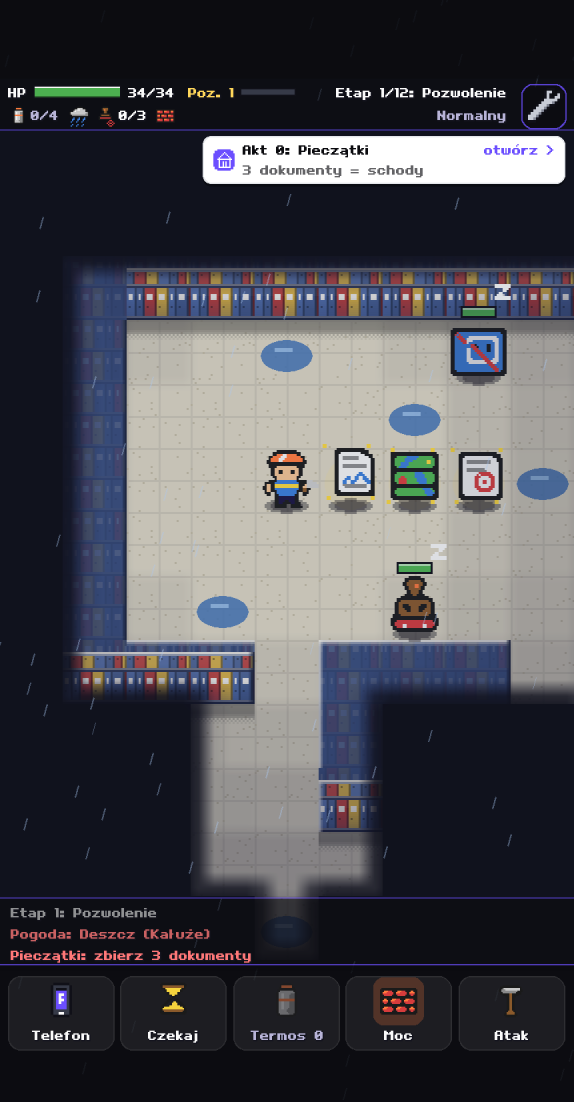
#> input picture Promo/v0.21.51/zrzuty/act0-stamps.png, 1720 x 3304 px, given in place of title.png, which was not available (shown at 1/3 size)
$ python make_store.py
#> lines starting #> are read from the running program, lines starting #| are printed output that depends on the picture; after the words box and inside, x2 and y2 are one past the last pixel; in counts of white or black regions, pixels touching at a corner belong together
from PIL import Image, ImageDraw, ImageFont, ImageFilter
V=(107,78,255); O=(255,122,61); INK=(20,18,40); W=(255,255,255)
AV='/System/Library/Fonts/Avenir Next.ttc'
F=lambda s,i: ImageFont.truetype(AV,s,index=i)
caps=[('title','Zbuduj dom','Roguelike, w którym walczysz z problemami budowy'),
 ('game','Każda budowa inna','Mgła, błoto, kałuże i ulewa'),
 ('boon-pick','Premia 1 z 3','po każdym etapie, z synergiami'),
 ('combo-shock','Mokry + prąd','kombinacje stanów i żywiołów'),
 ('boss','Bossowie aktów','unikaj zapowiedzi ciosu'),
 ('event-choices','Wydarzenia z wyborem','ryzyko albo pewny zysk'),
 ('between-win','Kierownik Marek pisze','po budowie: kup jednym stuknięciem i dalej'),
 ('act0-stamps','Najpierw papiery','Akt 0: pozwolenie i przyłącza')]
def make(folder,W_,H_,out):
#> called with folder = 'play', W_ = 1080, H_ = 1920, out = 'play_phone'
    import os; os.makedirs(out,exist_ok=True)
    for k,(sc,t,s) in enumerate(caps):
        c=Image.new('RGB',(W_,H_),V); d=ImageDraw.Draw(c)
#> after `c = Image.new('RGB', (W_, H_), V)`:
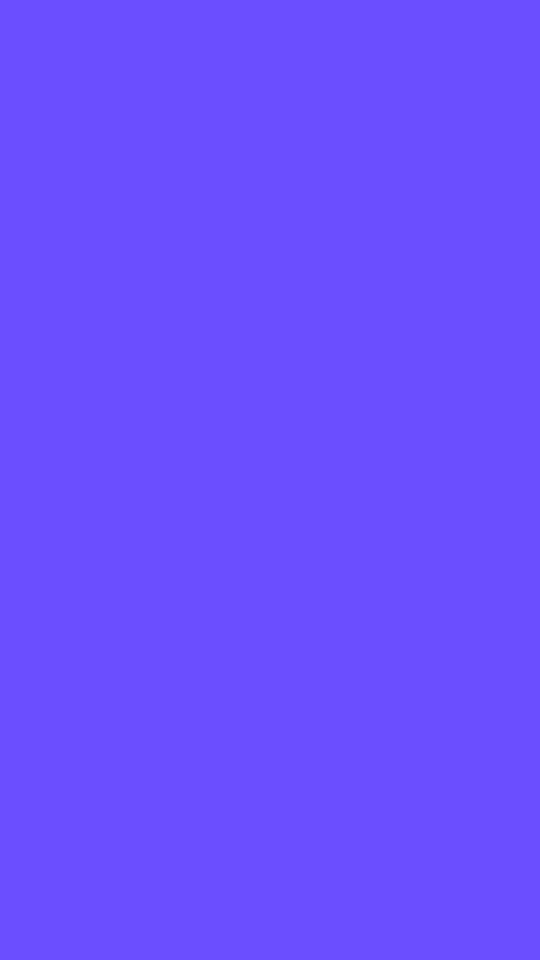
#> c: PIL image 1080x1920 RGB (shown at 1/2 size); mean R, G, B 107, 78, 255
        hb=int(H_*0.17)
        ft=F(int(W_*0.075),8); fs=F(int(W_*0.036),5)
        tw=d.textlength(t,font=ft); d.text(((W_-tw)/2,hb*0.22),t,font=ft,fill=W)
#> after `tw = d.textlength(t, font=ft)`: tw = 489.2
        tw=d.textlength(s,font=fs); d.text(((W_-tw)/2,hb*0.62),s,font=fs,fill=(230,225,255))
#> after `tw = d.textlength(s, font=fs)`: tw = 1000.8
        im=Image.open(f'raw/{folder}/{sc}.png').convert('RGB')
#> im is the input picture: PIL image 1720x3304 RGB; mean R, G, B 73, 73.1, 79.5
        sw=int(W_*0.86); sh=int(im.height*sw/im.width)
#> after `sh = int(im.height * sw / im.width)`: sh = 1782
        if hb+sh>H_-int(W_*0.04): sh=H_-hb-int(W_*0.04); sw=int(im.width*sh/im.height)
#> after `sw = int(im.width * sh / im.height)`: sw = 807
        im=im.resize((sw,sh),Image.LANCZOS)
#> im: PIL image 807x1551 RGB
        m=Image.new('L',(sw,sh),0); ImageDraw.Draw(m).rounded_rectangle([0,0,sw-1,sh-1],radius=int(W_*0.04),fill=255)
#> after `m = Image.new('L', (sw, sh), 0)`: m: PIL image 807x1551 L; every value is 0
#> after `ImageDraw.Draw(m).rounded_rectangle([0, 0, sw - 1, sh - 1], radius=int`:
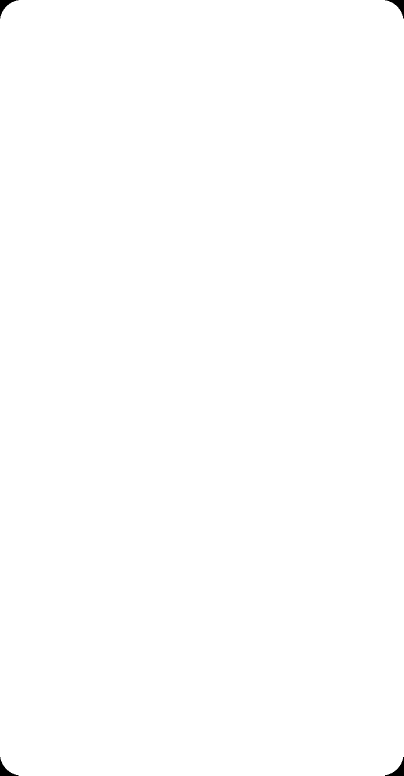
#> m: PIL image 807x1551 L (shown at 1/2 size); 99.9% white; 4 black regions, box (x1, y1, x2, y2) and area: (0, 0, 37, 37) 407, (770, 0, 807, 37) 407, (0, 1514, 37, 1551) 407, (770, 1514, 807, 1551) 407
        x=(W_-sw)//2; y=hb
#> after `x = (W_ - sw) // 2`: x = 136
        sh_=Image.new('RGBA',(W_,H_),(0,0,0,0)); ImageDraw.Draw(sh_).rounded_rectangle([x,y+12,x+sw,y+sh+12],radius=int(W_*0.04),fill=(30,10,80,120))
#> after `sh_ = Image.new('RGBA', (W_, H_), (0, 0, 0, 0))`: sh_: PIL image 1080x1920 RGBA; every value is 0
#> after `ImageDraw.Draw(sh_).rounded_rectangle([x, y + 12, x + sw, y + sh + 12]`:
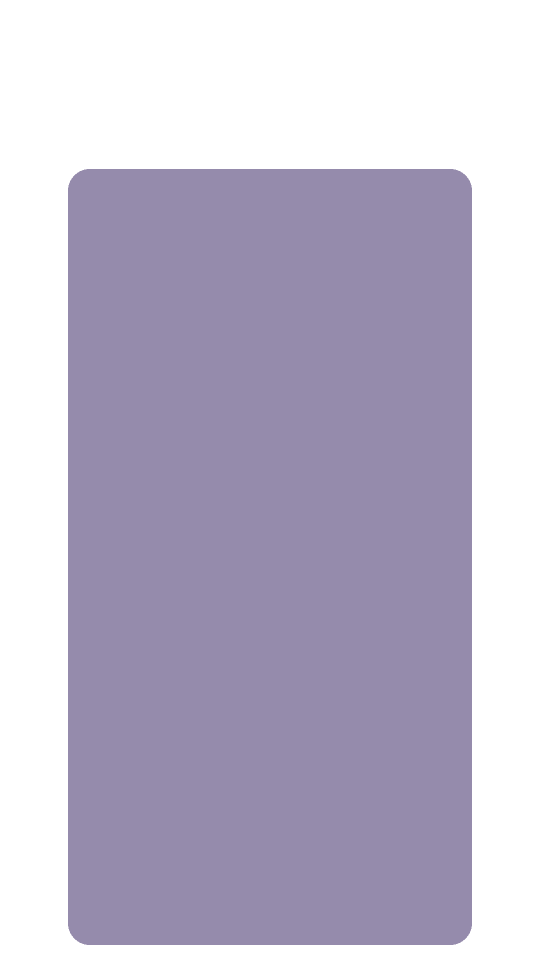
#> sh_: PIL image 1080x1920 RGBA (shown at 1/2 size); mean R, G, B, A 18.1, 6, 48.3, 72.5; transparent parts drawn white
        sh_=sh_.filter(ImageFilter.GaussianBlur(18)); c=Image.alpha_composite(c.convert('RGBA'),sh_).convert('RGB')
#> after `sh_ = sh_.filter(ImageFilter.GaussianBlur(18))`:
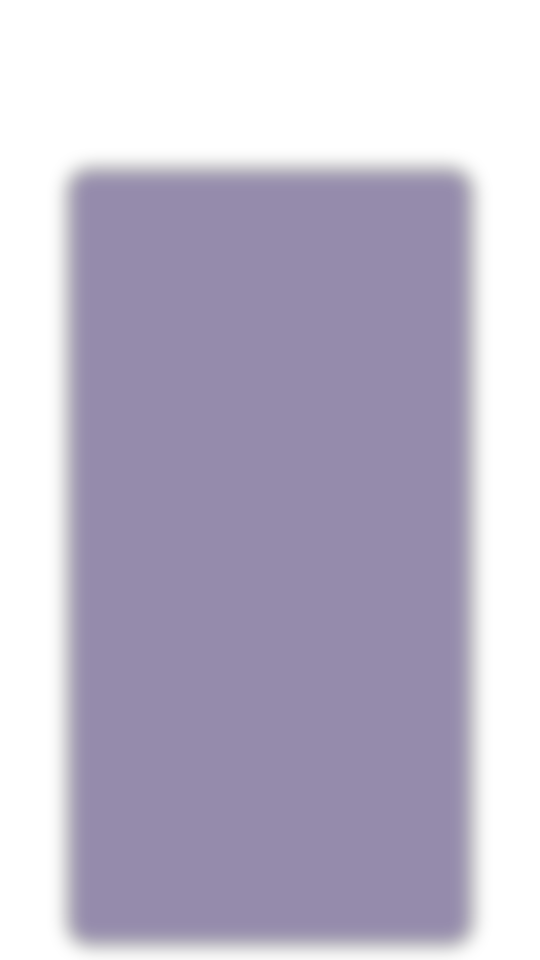
#> sh_: PIL image 1080x1920 RGBA (shown at 1/2 size); mean R, G, B, A 18.1, 6, 48.3, 72.5; transparent parts drawn white
#> after `c = Image.alpha_composite(c.convert('RGBA'), sh_).convert('RGB')`:
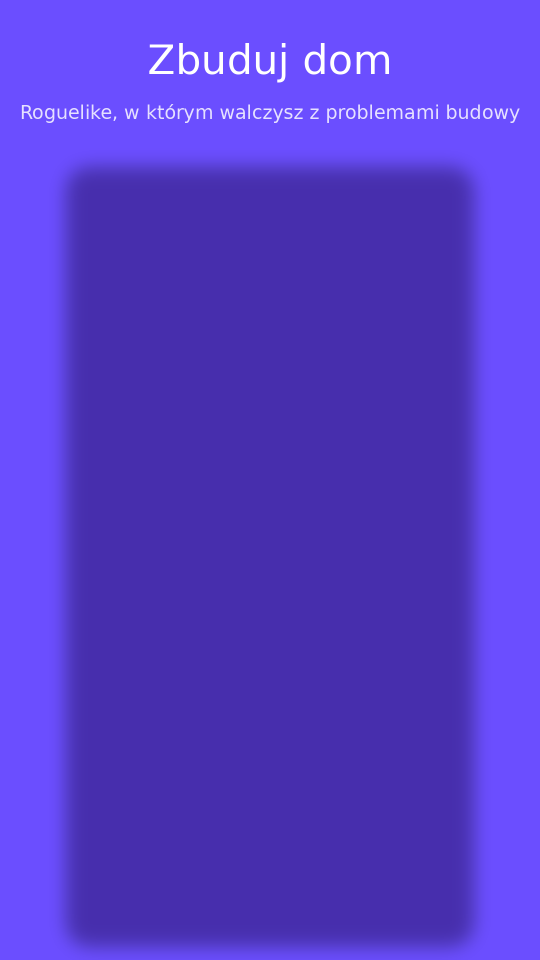
#> c: PIL image 1080x1920 RGB (shown at 1/2 size); mean R, G, B 86, 59.8, 204.6
        c.paste(im,(x,y),m)
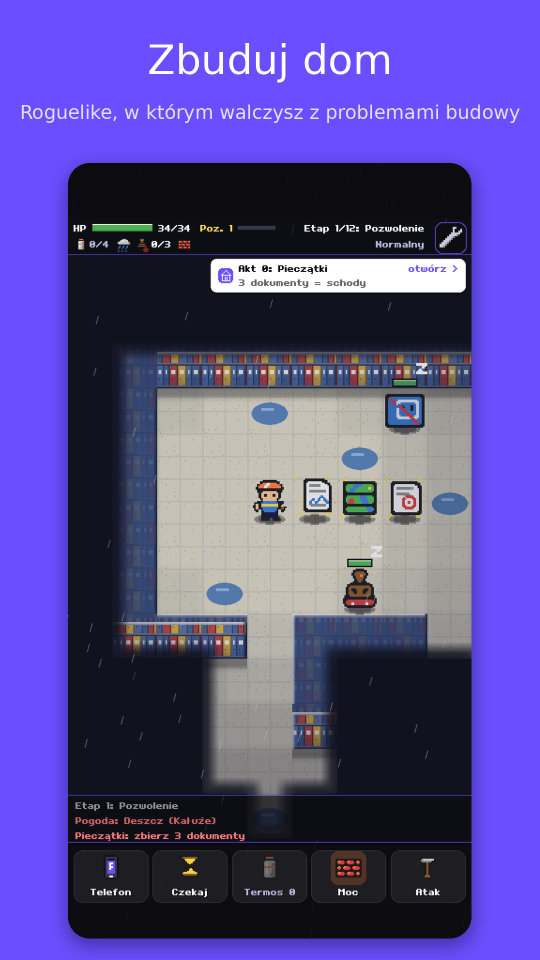
#> c: PIL image 1080x1920 RGB (shown at 1/2 size); mean R, G, B 86.8, 75.7, 147.3
        d=ImageDraw.Draw(c)
        for xx in range(-40,W_+40,46): d.polygon([(xx,H_),(xx+22,H_),(xx+22+18,H_-18),(xx+18,H_-18)],fill=O)
        c.save(f'{out}/{k+1:02d}_{sc}.png')
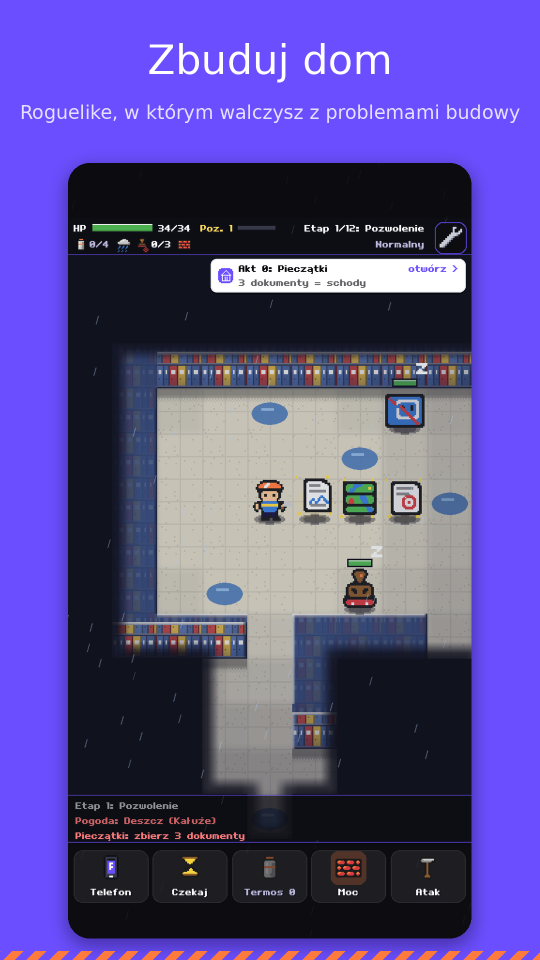
#> saved as 01_title.png: PIL image 1080x1920 RGB (shown at 1/2 size); mean R, G, B 87.5, 75.9, 146.5
#> pass 2 of the loop in make, `for k,(sc,t,s) in enumerate(caps):`:
#> in make, `tw = d.textlength(t, font=ft)`: tw = 790.9
#> in make, `tw = d.textlength(s, font=fs)`: tw = 505.5
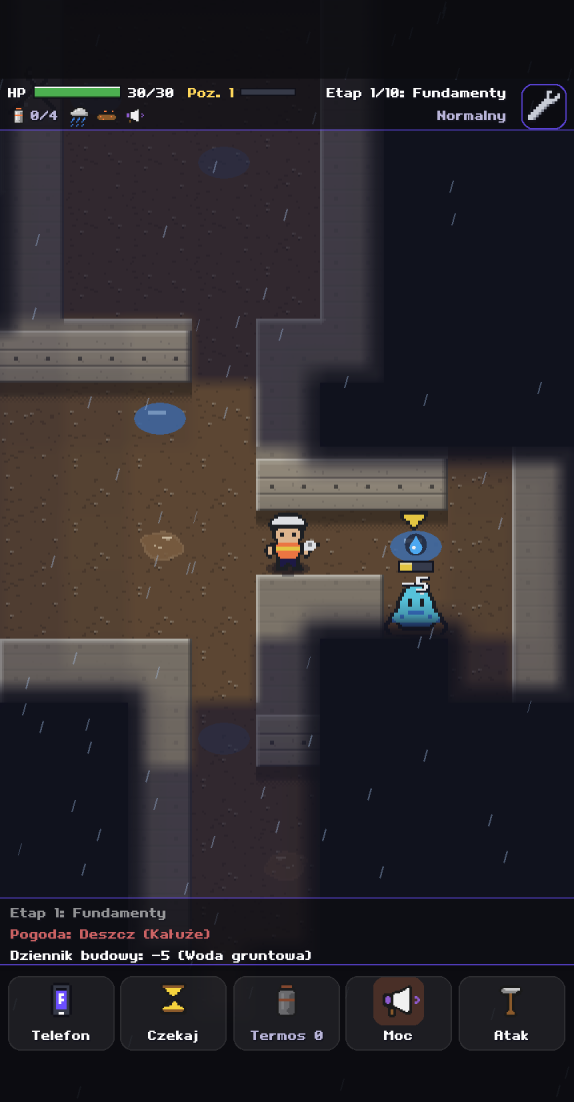
#> input picture Promo/v0.21.51/zrzuty/game.png, 1720 x 3304 px, found by its file name (shown at 1/3 size)
#> in make, im is the input picture: PIL image 1720x3304 RGB; mean R, G, B 45.3, 41.2, 45
#> im: PIL image 807x1551 RGB
#> in make, `c = Image.alpha_composite(c.convert('RGBA'), sh_).convert('RGB')`:
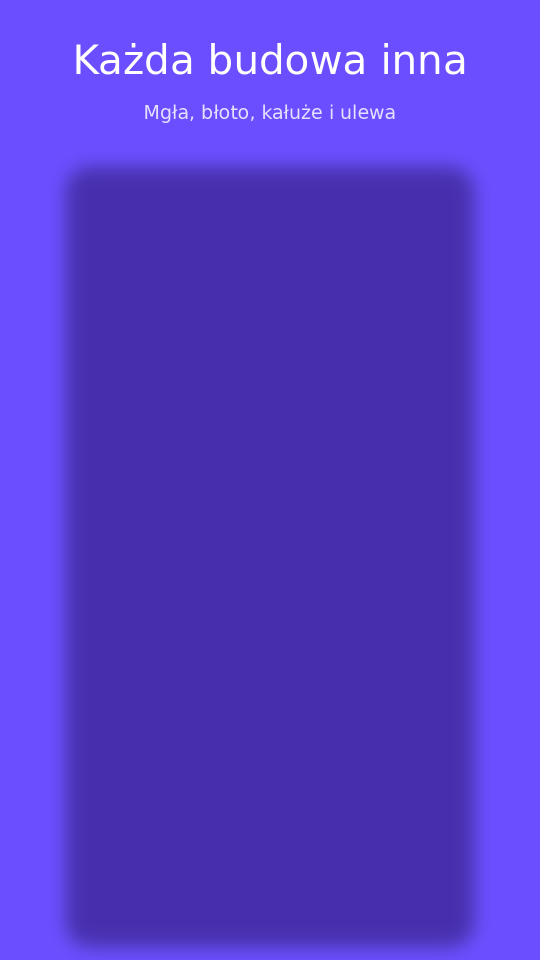
#> c: PIL image 1080x1920 RGB (shown at 1/2 size); mean R, G, B 86.1, 60, 204.6
#> in make, `c.save(f'{out}/{k+1:02d}_{sc}.png')`:
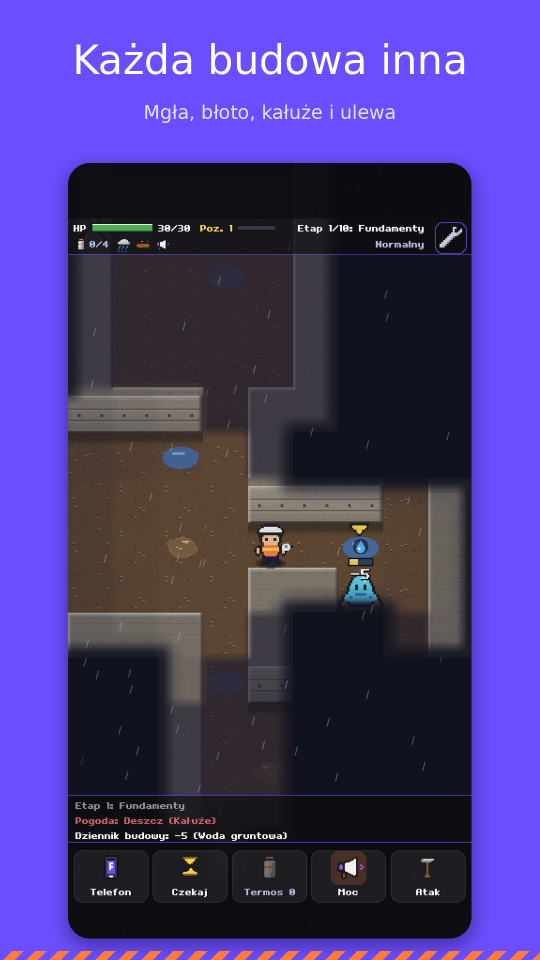
#> saved as 02_game.png: PIL image 1080x1920 RGB (shown at 1/2 size); mean R, G, B 70.9, 56.8, 125.6
#> pass 3 of the loop in make, `for k,(sc,t,s) in enumerate(caps):`:
#> in make, `tw = d.textlength(t, font=ft)`: tw = 502.6
#> in make, `tw = d.textlength(s, font=fs)`: tw = 605.8
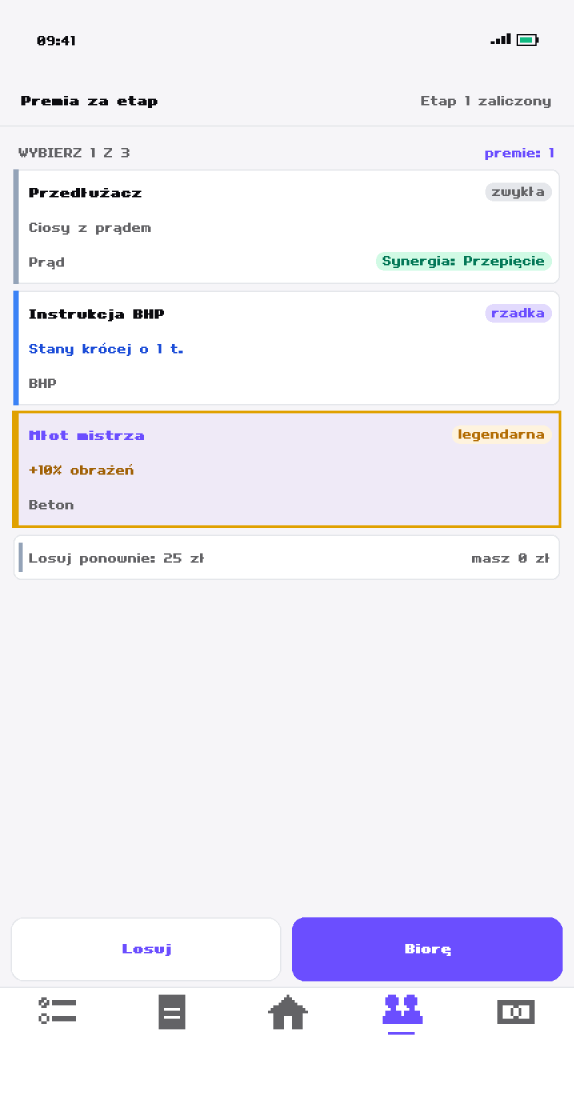
#> input picture Promo/v0.21.51/zrzuty/boon-pick.png, 1720 x 3304 px, found by its file name (shown at 1/3 size)
#> in make, im is the input picture: PIL image 1720x3304 RGB; mean R, G, B 240.8, 238.9, 246
#> im: PIL image 807x1551 RGB
#> in make, `c = Image.alpha_composite(c.convert('RGBA'), sh_).convert('RGB')`:
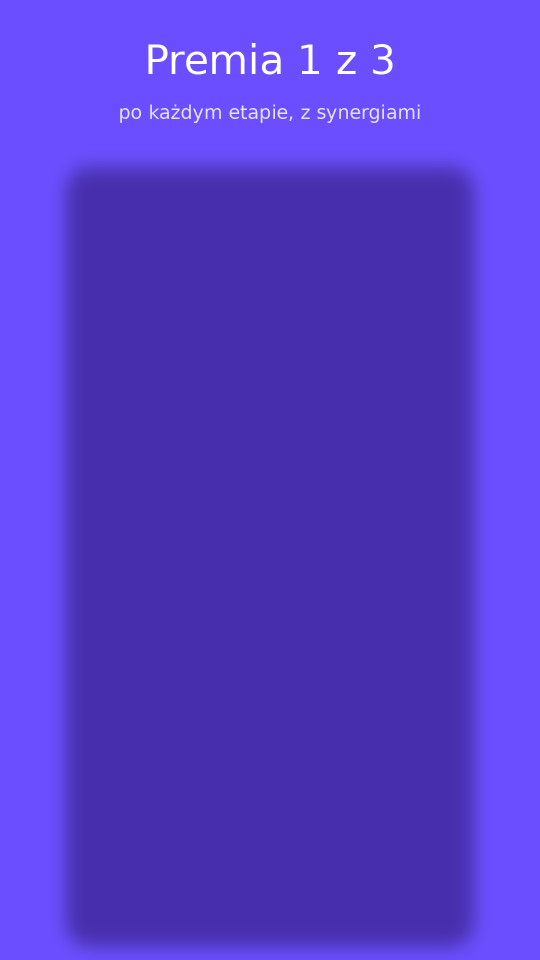
#> c: PIL image 1080x1920 RGB (shown at 1/2 size); mean R, G, B 85.7, 59.5, 204.6
#> in make, `c.save(f'{out}/{k+1:02d}_{sc}.png')`:
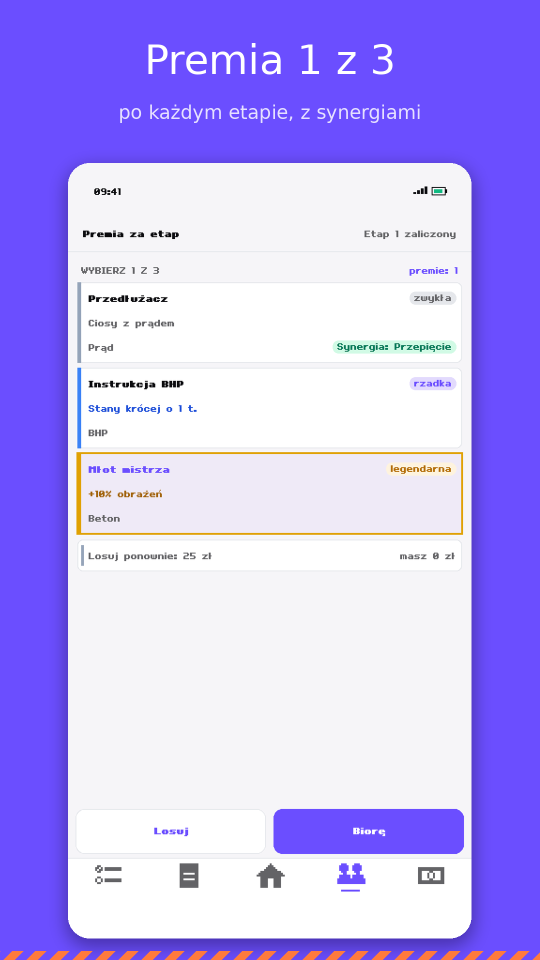
#> saved as 03_boon-pick.png: PIL image 1080x1920 RGB (shown at 1/2 size); mean R, G, B 188.3, 175.4, 246.8
#> the loop made 6 passes; the first 3 are shown
#> (the run stopped early here; a loop or call above may not have finished)
